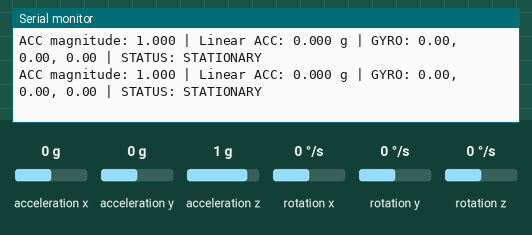
Bench run of a sketch on a simulated Arduino Uno, built with avr-gcc and run on an emulated ATmega328P. On the bench: the last lines printed to the serial monitor. Wiring (inferred from the names in the program): MPU-6050 motion sensor at I2C address 0x68. The test bench sets the inputs (shaded band); at power-on: acceleration x 0 g, rotation x 0 °/s, rotation y 0 °/s, rotation z 0 °/s, acceleration y 0 g, acceleration z 1 g.

Above: at 6.3 s.
6.4 s: acceleration x set to -1.4 g
At 6.5 s:
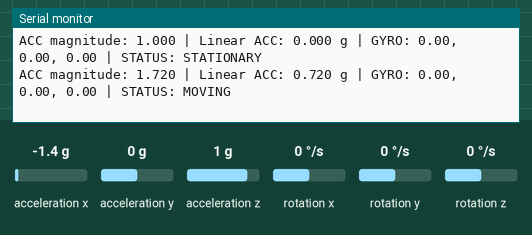
8.4 s: rotation x set to -192 °/s
At 8.56 s:
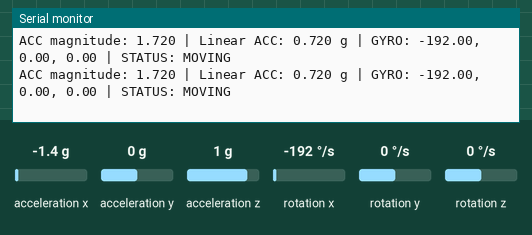
11.4 s: rotation y set to -192 °/s
At 11.53 s:
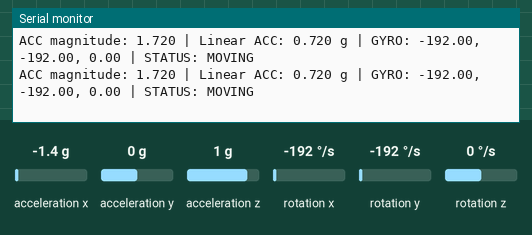
14.4 s: rotation z set to -192 °/s
At 14.4 s:
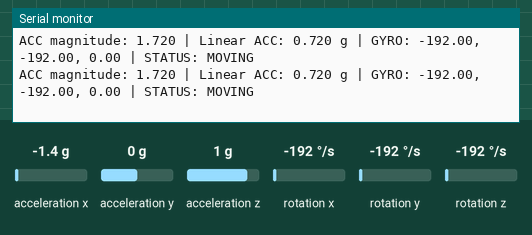
17.4 s: rotation x set to 0 °/s
At 17.46 s:
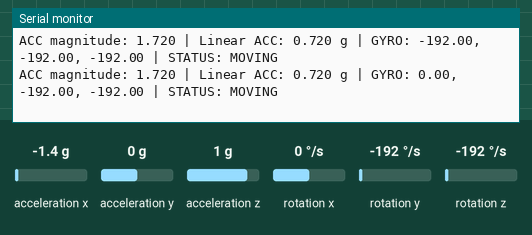
20.4 s: rotation y set to 0 °/s
At 20.42 s:
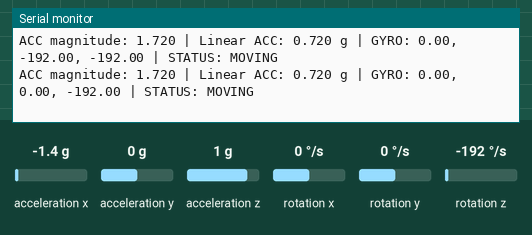

The sketch:

accelerometer.ino
```cpp
#include <Wire.h>
#include <math.h>

#define MPU_ADDR 0x68

// Calibration
const int CALIBRATION_SAMPLES = 1000;

float gyroBiasX = 0;
float gyroBiasY = 0;
float gyroBiasZ = 0;

// Movement sensitivity
const float ACC_THRESHOLD = 0.08;  // g
const float GYRO_THRESHOLD = 2.0;  // degrees/second

void setup() {
  Serial.begin(9600);
  delay(1000);

  Wire.begin();

  Serial.println("\n=== MPU6050 Movement Detector ===");

  // Wake up sensor
  Wire.beginTransmission(MPU_ADDR);
  Wire.write(0x6B);
  Wire.write(0x00);
  Wire.endTransmission();

  delay(100);

  // Check connection
  Wire.beginTransmission(MPU_ADDR);

  if (Wire.endTransmission() != 0) {
    Serial.println("ERROR: MPU6050 not detected!");
    while (1);
  }

  Serial.println("MPU6050 connected.");

  calibrateGyroscope();

  Serial.println("\nCalibration complete.");
  Serial.println("Movement detection started.\n");
}

void calibrateGyroscope() {
  long sumX = 0;
  long sumY = 0;
  long sumZ = 0;

  Serial.println("Keep sensor completely stationary...");
  Serial.println("Calibrating gyroscope.");

  int validSamples = 0;

  for (int i = 0; i < CALIBRATION_SAMPLES; i++) {

    Wire.beginTransmission(MPU_ADDR);
    Wire.write(0x43);
    Wire.endTransmission(false);

    if (Wire.requestFrom(MPU_ADDR, 6, true) == 6) {

      int16_t rawX = (int16_t)(Wire.read() << 8 | Wire.read());
      int16_t rawY = (int16_t)(Wire.read() << 8 | Wire.read());
      int16_t rawZ = (int16_t)(Wire.read() << 8 | Wire.read());

      sumX += rawX;
      sumY += rawY;
      sumZ += rawZ;

      validSamples++;
    }

    delay(3);
  }

  if (validSamples == 0) {
    Serial.println("Calibration failed!");
    while (1);
  }

  gyroBiasX = sumX / (float)validSamples / 131.0;
  gyroBiasY = sumY / (float)validSamples / 131.0;
  gyroBiasZ = sumZ / (float)validSamples / 131.0;

  Serial.println("\nGyroscope offsets:");

  Serial.print("X: ");
  Serial.println(gyroBiasX, 3);

  Serial.print("Y: ");
  Serial.println(gyroBiasY, 3);

  Serial.print("Z: ");
  Serial.println(gyroBiasZ, 3);
}

void loop() {

  // Read accelerometer and gyroscope
  Wire.beginTransmission(MPU_ADDR);
  Wire.write(0x3B);
  Wire.endTransmission(false);

  if (Wire.requestFrom(MPU_ADDR, 14, true) != 14) {
    Serial.println("Sensor read error!");
    delay(50);
    return;
  }

  int16_t rawAX = (int16_t)(Wire.read() << 8 | Wire.read());
  int16_t rawAY = (int16_t)(Wire.read() << 8 | Wire.read());
  int16_t rawAZ = (int16_t)(Wire.read() << 8 | Wire.read());

  // Skip temperature
  Wire.read();
  Wire.read();

  int16_t rawGX = (int16_t)(Wire.read() << 8 | Wire.read());
  int16_t rawGY = (int16_t)(Wire.read() << 8 | Wire.read());
  int16_t rawGZ = (int16_t)(Wire.read() << 8 | Wire.read());

  // Convert acceleration to g
  float ax = rawAX / 16384.0;
  float ay = rawAY / 16384.0;
  float az = rawAZ / 16384.0;

  // Convert gyro to degrees/second
  float gx = rawGX / 131.0 - gyroBiasX;
  float gy = rawGY / 131.0 - gyroBiasY;
  float gz = rawGZ / 131.0 - gyroBiasZ;

  // Calculate acceleration magnitude
  float accMagnitude = sqrt(
    ax * ax + ay * ay + az * az
  );

  // Estimate acceleration excluding gravity
  float linearAcceleration = fabs(accMagnitude - 1.0);

  // Detect acceleration movement
  bool accelerationMovement =
    linearAcceleration > ACC_THRESHOLD;

  // Detect rotational movement
  bool rotationMovement =
    fabs(gx) > GYRO_THRESHOLD ||
    fabs(gy) > GYRO_THRESHOLD ||
    fabs(gz) > GYRO_THRESHOLD;

  // Overall movement detection
  bool moving = accelerationMovement || rotationMovement;

  // Output
  Serial.print("ACC magnitude: ");
  Serial.print(accMagnitude, 3);

  Serial.print(" | Linear ACC: ");
  Serial.print(linearAcceleration, 3);

  Serial.print(" g | GYRO: ");

  Serial.print(gx, 2);
  Serial.print(", ");
  Serial.print(gy, 2);
  Serial.print(", ");
  Serial.print(gz, 2);

  Serial.print(" | STATUS: ");

  if (moving) {
    Serial.println("MOVING");
  } else {
    Serial.println("STATIONARY");
  }

  delay(50);
}
```

Measured:
- after the input at 6.4 s, the serial monitor: prints a new line after 0.10 s (image 1)
- after the input at 8.4 s, the serial monitor: prints a new line after 0.06 s (image 2)
- after the input at 11.4 s, the serial monitor: prints a new line at once (image 3)
- after the input at 17.4 s, the serial monitor: prints a new line after 0.05 s (image 5)
- after the input at 20.4 s, the serial monitor: prints a new line at once (image 6)
